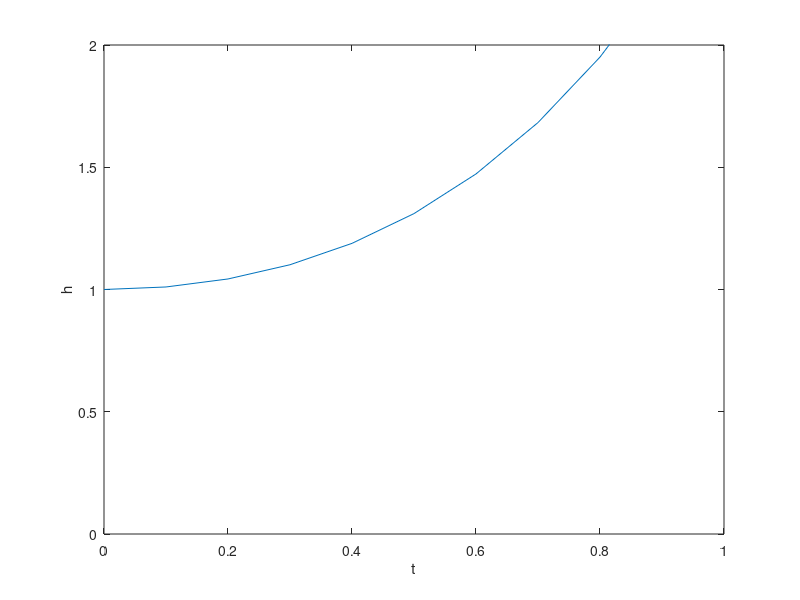
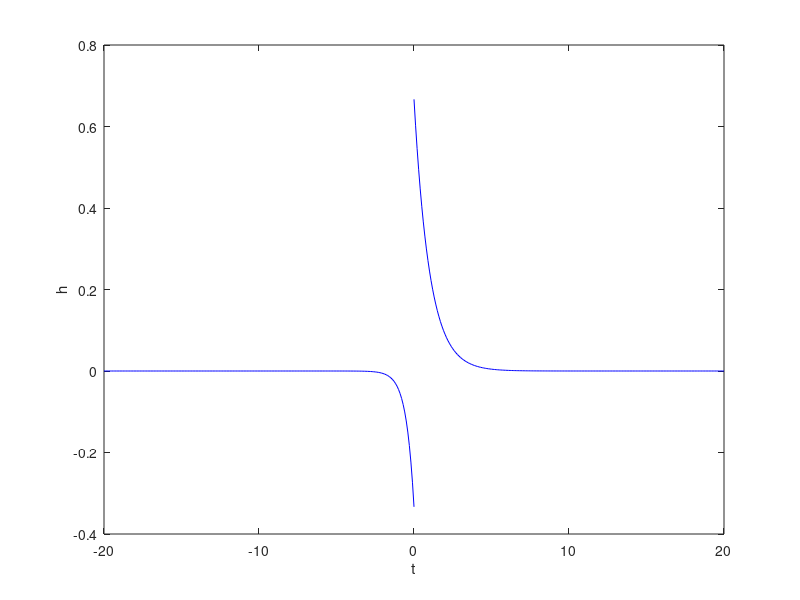
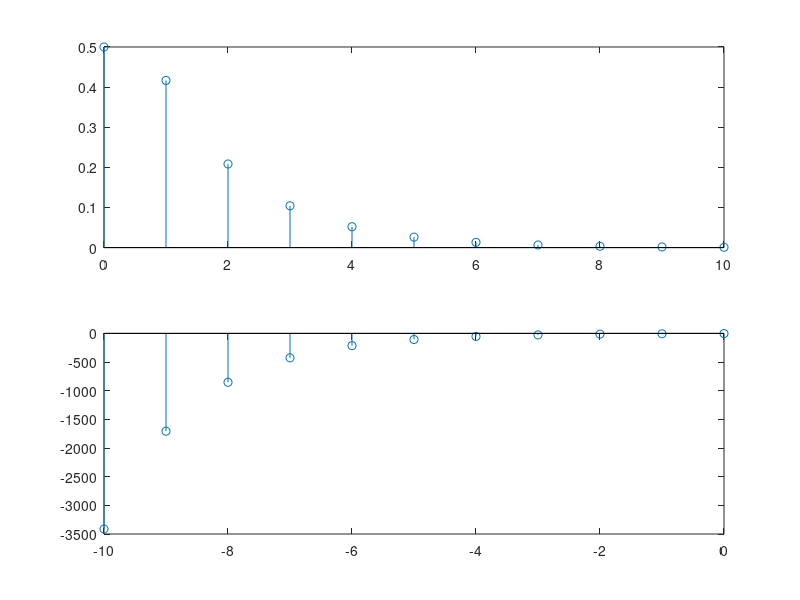

Reproduce these figures in MATLAB, in order.
% Ex.9.20
t=0:0.1:20;
h1=exp(-t)*2/3+exp(2*t)/3;
figure(1);
plot(t,h1)
axis([0 1 0 2])
xlabel('t')
ylabel('h')

h2a=exp(-t)*2/3;
h2b=-exp(2*(-t))/3;
figure(2)
plot(t,h2a,'b',-t,h2b,'b')
xlabel('t')
ylabel('h')

h3=-(exp(-t)*2/3+exp(2*t)/3);
figure(3);
plot(-t,h3,'b')
axis([-1 0 -2 0])
xlabel('t')
ylabel('h')


%%
% definicao degrau unitario 11 elementos
% corresponde ao tempo n=0 a n=10
u=ones(1,11);

% sinal aberto aa direita
% para n=1
h(1)=0.5*u(1);
for n=2:11
    h(n)=(0.5)^n*u(n) + (1/3)*0.5^(n-1)*u(n-1);
end
subplot(211)
stem(0:10,h)

% sinal aberto aa esquerda
% para n=-1
h(1)=-(0.5)^(-1) - (1/3)*0.5^(-2)*u(1);
for n=-2:-1:-11
    h(-n)=-(0.5)^n*u(-n-1) - (1/3)*0.5^(n-1)*u(-n);
end
subplot(212)
stem(0:-1:-10,h)